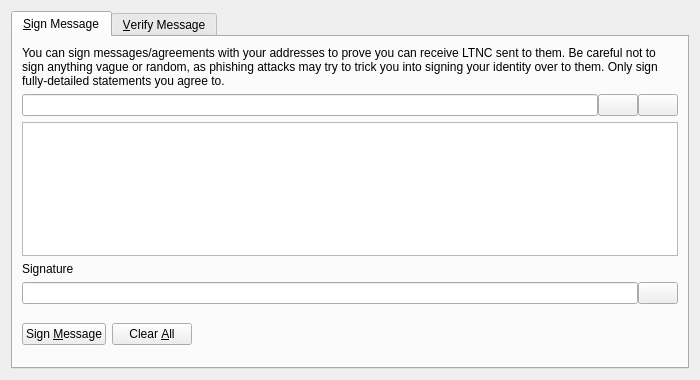
<?xml version="1.0" encoding="UTF-8"?>
<ui version="4.0">
 <class>SignVerifyMessageDialog</class>
 <widget class="QDialog" name="SignVerifyMessageDialog">
  <property name="geometry">
   <rect>
    <x>0</x>
    <y>0</y>
    <width>700</width>
    <height>380</height>
   </rect>
  </property>
  <property name="windowTitle">
   <string>Signatures - Sign / Verify a Message</string>
  </property>
  <property name="modal">
   <bool>true</bool>
  </property>
  <layout class="QVBoxLayout" name="verticalLayout">
   <item>
    <widget class="QTabWidget" name="tabWidget">
     <property name="currentIndex">
      <number>0</number>
     </property>
     <widget class="QWidget" name="tabSignMessage">
      <attribute name="title">
       <string>&amp;Sign Message</string>
      </attribute>
      <layout class="QVBoxLayout" name="verticalLayout_SM">
       <item>
        <widget class="QLabel" name="infoLabel_SM">
         <property name="text">
          <string>You can sign messages/agreements with your addresses to prove you can receive LTNC sent to them. Be careful not to sign anything vague or random, as phishing attacks may try to trick you into signing your identity over to them. Only sign fully-detailed statements you agree to.</string>
         </property>
         <property name="textFormat">
          <enum>Qt::PlainText</enum>
         </property>
         <property name="wordWrap">
          <bool>true</bool>
         </property>
        </widget>
       </item>
       <item>
        <layout class="QHBoxLayout" name="horizontalLayout_1_SM">
         <property name="spacing">
          <number>0</number>
         </property>
         <item>
          <widget class="QValidatedLineEdit" name="addressIn_SM">
           <property name="toolTip">
            <string>The LightningCash address to sign the message with</string>
           </property>
          </widget>
         </item>
         <item>
          <widget class="QPushButton" name="addressBookButton_SM">
           <property name="toolTip">
            <string>Choose previously used address</string>
           </property>
           <property name="text">
            <string/>
           </property>
           <property name="icon">
            <iconset resource="../bitcoin.qrc">
             <normaloff>:/icons/address-book</normaloff>:/icons/address-book</iconset>
           </property>
           <property name="shortcut">
            <string>Alt+A</string>
           </property>
           <property name="autoDefault">
            <bool>false</bool>
           </property>
          </widget>
         </item>
         <item>
          <widget class="QPushButton" name="pasteButton_SM">
           <property name="toolTip">
            <string>Paste address from clipboard</string>
           </property>
           <property name="text">
            <string/>
           </property>
           <property name="icon">
            <iconset resource="../bitcoin.qrc">
             <normaloff>:/icons/editpaste</normaloff>:/icons/editpaste</iconset>
           </property>
           <property name="shortcut">
            <string>Alt+P</string>
           </property>
           <property name="autoDefault">
            <bool>false</bool>
           </property>
          </widget>
         </item>
        </layout>
       </item>
       <item>
        <widget class="QPlainTextEdit" name="messageIn_SM">
         <property name="toolTip">
          <string>Enter the message you want to sign here</string>
         </property>
        </widget>
       </item>
       <item>
        <widget class="QLabel" name="signatureLabel_SM">
         <property name="text">
          <string>Signature</string>
         </property>
         <property name="textFormat">
          <enum>Qt::PlainText</enum>
         </property>
        </widget>
       </item>
       <item>
        <layout class="QHBoxLayout" name="horizontalLayout_2_SM">
         <property name="spacing">
          <number>0</number>
         </property>
         <item>
          <widget class="QLineEdit" name="signatureOut_SM">
           <property name="font">
            <font>
             <italic>true</italic>
            </font>
           </property>
           <property name="readOnly">
            <bool>true</bool>
           </property>
          </widget>
         </item>
         <item>
          <widget class="QPushButton" name="copySignatureButton_SM">
           <property name="toolTip">
            <string>Copy the current signature to the system clipboard</string>
           </property>
           <property name="text">
            <string/>
           </property>
           <property name="icon">
            <iconset resource="../bitcoin.qrc">
             <normaloff>:/icons/editcopy</normaloff>:/icons/editcopy</iconset>
           </property>
           <property name="autoDefault">
            <bool>false</bool>
           </property>
          </widget>
         </item>
        </layout>
       </item>
       <item>
        <layout class="QHBoxLayout" name="horizontalLayout_3_SM">
         <item>
          <widget class="QPushButton" name="signMessageButton_SM">
           <property name="toolTip">
            <string>Sign the message to prove you own this LightningCash address</string>
           </property>
           <property name="text">
            <string>Sign &amp;Message</string>
           </property>
           <property name="icon">
            <iconset resource="../bitcoin.qrc">
             <normaloff>:/icons/edit</normaloff>:/icons/edit</iconset>
           </property>
           <property name="autoDefault">
            <bool>false</bool>
           </property>
          </widget>
         </item>
         <item>
          <widget class="QPushButton" name="clearButton_SM">
           <property name="toolTip">
            <string>Reset all sign message fields</string>
           </property>
           <property name="text">
            <string>Clear &amp;All</string>
           </property>
           <property name="icon">
            <iconset resource="../bitcoin.qrc">
             <normaloff>:/icons/remove</normaloff>:/icons/remove</iconset>
           </property>
           <property name="autoDefault">
            <bool>false</bool>
           </property>
          </widget>
         </item>
         <item>
          <spacer name="horizontalSpacer_1_SM">
           <property name="orientation">
            <enum>Qt::Horizontal</enum>
           </property>
           <property name="sizeHint" stdset="0">
            <size>
             <width>40</width>
             <height>48</height>
            </size>
           </property>
          </spacer>
         </item>
         <item>
          <widget class="QLabel" name="statusLabel_SM">
           <property name="font">
            <font>
             <weight>75</weight>
             <bold>true</bold>
            </font>
           </property>
           <property name="text">
            <string/>
           </property>
           <property name="wordWrap">
            <bool>true</bool>
           </property>
          </widget>
         </item>
         <item>
          <spacer name="horizontalSpacer_2_SM">
           <property name="orientation">
            <enum>Qt::Horizontal</enum>
           </property>
           <property name="sizeHint" stdset="0">
            <size>
             <width>40</width>
             <height>48</height>
            </size>
           </property>
          </spacer>
         </item>
        </layout>
       </item>
      </layout>
     </widget>
     <widget class="QWidget" name="tabVerifyMessage">
      <attribute name="title">
       <string>&amp;Verify Message</string>
      </attribute>
      <layout class="QVBoxLayout" name="verticalLayout_VM">
       <item>
        <widget class="QLabel" name="infoLabel_VM">
         <property name="text">
          <string>Enter the receiver's address, message (ensure you copy line breaks, spaces, tabs, etc. exactly) and signature below to verify the message. Be careful not to read more into the signature than what is in the signed message itself, to avoid being tricked by a man-in-the-middle attack. Note that this only proves the signing party receives with the address, it cannot prove sendership of any transaction!</string>
         </property>
         <property name="textFormat">
          <enum>Qt::PlainText</enum>
         </property>
         <property name="alignment">
          <set>Qt::AlignLeading|Qt::AlignLeft|Qt::AlignTop</set>
         </property>
         <property name="wordWrap">
          <bool>true</bool>
         </property>
        </widget>
       </item>
       <item>
        <layout class="QHBoxLayout" name="horizontalLayout_1_VM">
         <property name="spacing">
          <number>0</number>
         </property>
         <item>
          <widget class="QValidatedLineEdit" name="addressIn_VM">
           <property name="toolTip">
            <string>The LightningCash address the message was signed with</string>
           </property>
          </widget>
         </item>
         <item>
          <widget class="QPushButton" name="addressBookButton_VM">
           <property name="toolTip">
            <string>Choose previously used address</string>
           </property>
           <property name="text">
            <string/>
           </property>
           <property name="icon">
            <iconset resource="../bitcoin.qrc">
             <normaloff>:/icons/address-book</normaloff>:/icons/address-book</iconset>
           </property>
           <property name="shortcut">
            <string>Alt+A</string>
           </property>
           <property name="autoDefault">
            <bool>false</bool>
           </property>
          </widget>
         </item>
        </layout>
       </item>
       <item>
        <widget class="QPlainTextEdit" name="messageIn_VM"/>
       </item>
       <item>
        <widget class="QValidatedLineEdit" name="signatureIn_VM"/>
       </item>
       <item>
        <layout class="QHBoxLayout" name="horizontalLayout_2_VM">
         <item>
          <widget class="QPushButton" name="verifyMessageButton_VM">
           <property name="toolTip">
            <string>Verify the message to ensure it was signed with the specified LightningCash address</string>
           </property>
           <property name="text">
            <string>Verify &amp;Message</string>
           </property>
           <property name="icon">
            <iconset resource="../bitcoin.qrc">
             <normaloff>:/icons/transaction_0</normaloff>:/icons/transaction_0</iconset>
           </property>
           <property name="autoDefault">
            <bool>false</bool>
           </property>
          </widget>
         </item>
         <item>
          <widget class="QPushButton" name="clearButton_VM">
           <property name="toolTip">
            <string>Reset all verify message fields</string>
           </property>
           <property name="text">
            <string>Clear &amp;All</string>
           </property>
           <property name="icon">
            <iconset resource="../bitcoin.qrc">
             <normaloff>:/icons/remove</normaloff>:/icons/remove</iconset>
           </property>
           <property name="autoDefault">
            <bool>false</bool>
           </property>
          </widget>
         </item>
         <item>
          <spacer name="horizontalSpacer_1_VM">
           <property name="orientation">
            <enum>Qt::Horizontal</enum>
           </property>
           <property name="sizeHint" stdset="0">
            <size>
             <width>40</width>
             <height>48</height>
            </size>
           </property>
          </spacer>
         </item>
         <item>
          <widget class="QLabel" name="statusLabel_VM">
           <property name="font">
            <font>
             <weight>75</weight>
             <bold>true</bold>
            </font>
           </property>
           <property name="text">
            <string/>
           </property>
           <property name="wordWrap">
            <bool>true</bool>
           </property>
          </widget>
         </item>
         <item>
          <spacer name="horizontalSpacer_2_VM">
           <property name="orientation">
            <enum>Qt::Horizontal</enum>
           </property>
           <property name="sizeHint" stdset="0">
            <size>
             <width>40</width>
             <height>48</height>
            </size>
           </property>
          </spacer>
         </item>
        </layout>
       </item>
      </layout>
     </widget>
    </widget>
   </item>
  </layout>
 </widget>
 <customwidgets>
  <customwidget>
   <class>QValidatedLineEdit</class>
   <extends>QLineEdit</extends>
   <header>qt/qvalidatedlineedit.h</header>
  </customwidget>
 </customwidgets>
 <resources>
  <include location="../bitcoin.qrc"/>
 </resources>
 <connections/>
</ui>
